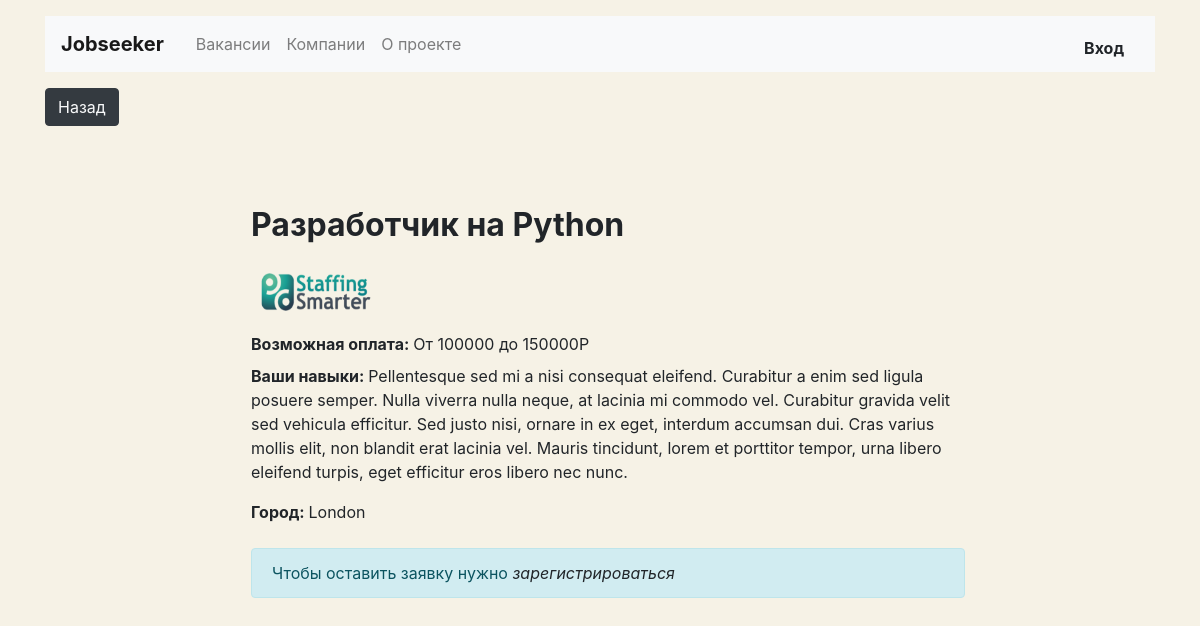
Screenshot of /vacancy/1 with the database file from the repository.
### jobs/models.py (models this page shows, shortened)
class Vacancy(models.Model):
    id = models.IntegerField(primary_key=True)
    title = models.CharField(max_length=50)
    specialty = models.ForeignKey(Speciality, on_delete=models.CASCADE, related_name="vacancies")
    company = models.ForeignKey(Company, on_delete=models.CASCADE, related_name="vacancies")
    skills = models.TextField()
    salary_min = models.IntegerField()
    salary_max = models.IntegerField()
    description = models.TextField()
    published_at = models.DateField(default=datetime.date.today)

class Company(models.Model):
    id = models.IntegerField(primary_key=True)
    name = models.CharField(max_length=50)
    location = models.CharField(max_length=50)
    logo = models.ImageField(upload_to='MEDIA_COMPANY_IMAGE_DIR', default='static/jobs/placeholder.png')
    description = models.TextField()
    employee_count = models.IntegerField()
    user = models.OneToOneField(User, on_delete=models.CASCADE, related_name='company')

### jobs/views.py (the view, shortened to what this page needs)
# urls.py: path('vacancy/<int:id>', VacancyView.as_view(), name="vacancy"),
class VacancyView(View):
    def get(self, request, id):
        if request.user.is_authenticated:
            initial_data = {'name': "{} {}".format(request.user.first_name, request.user.last_name)}
        else:
            initial_data = {'name': " "}
        form = ApplicationForm(request.POST or None, initial=initial_data)
        return render(request, "jobs/vacancy.html", context={"vacancy": Vacancy.objects.filter(id=id).first(),
                                                             'form': form})

### jobs/templates/jobs/vacancy.html (shortened to what this page needs)
{% extends "base.html" %}
{% load static %}
{% block container %}
    <div class="row mt-5">
      <div class="col-12 col-lg-2">
      </div>
      <div class="col-12 col-lg-8">
        <section class="pl-3">
          <h1 class="h2 mt-4 font-weight-bold" >{{vacancy.title}}</h1>
          <a href="#"><img src="{{ vacancy.company.logo.url}}" width="130" height="80" alt=""></a>
          <div class="d-flex align-items-baseline align-content-baseline">
            <p class="m-0"><strong>Возможная оплата: </strong>От {{vacancy.salary_min}} до {{vacancy.salary_max}}P</p>
          </div>
          <p class="mt-2"><strong>Ваши навыки: </strong>{{vacancy.skills}}</p>
          <p class=" mb-4"> <strong>Город: </strong>{{vacancy.company.location}}</p>
          {% if  user.is_authenticated %}
          <form action="" method="post" class="card mt-4 mb-3"> {% csrf_token %}
            <div class="card-body mx-3">
              <p class="h5 mt-3 font-weight-normal">Отозваться на вакансию</p>
              <div class="form-group">
                <label class="mb-1 mt-2" for="userName">Вас зовут<strong class="text-danger">*</strong></label>
              {{form.name}}
              {{form.name.errors}}
              </div>
              <div class="form-group">
                <label class="mb-1" for="userPhone">Ваш телефон<strong class="text-danger">*</strong></label>
                {{form.phone}}
                <strong class="text-danger">{{form.phone.errors}}</strong>
              </div>
              <div class="form-group">
                <label class="mb-1" for="userMsg" >Сопроводительное письмо<strong class="text-danger">*</strong></label>
                {{form.message}}
                {{form.message.errors}}
              </div>
              <input type="submit" class="btn btn-info mt-4 mb-2" value="Записаться на пробный урок">
            </div>
          </form>
          {% else %}
          <p class="alert alert-info" role="alert">Чтобы оставить заявку нужно <a class="font-italic text-body" href="{%url 'signup'%}">зарегистрироваться</a></p>
          {% endif %}
        </section>
      </div>
    </div>
  </main>
 {% endblock %}

### jobs/templates/base.html (style rules this page uses)
body { background-color: #F6F2E6; }
a { color: white; }

### rows the page displays
Vacancy: title "Разработчик на Python", company.logo (picture), salary_min "100000", salary_max "150000", skills "Pellentesque sed mi a nisi consequat eleifend. Curabitur a enim sed ligula posuere semper. Nulla viverra nulla neque, at lacinia mi commodo vel. Curabitur gravida velit sed vehicula efficitur. Sed justo nisi, ornare in ex eget, interdum accumsan dui. Cras varius mollis elit, non blandit erat lacinia vel. Mauris tincidunt, lorem et porttitor tempor, urna libero eleifend turpis, eget efficitur eros libero nec nunc.", company.location "London"
